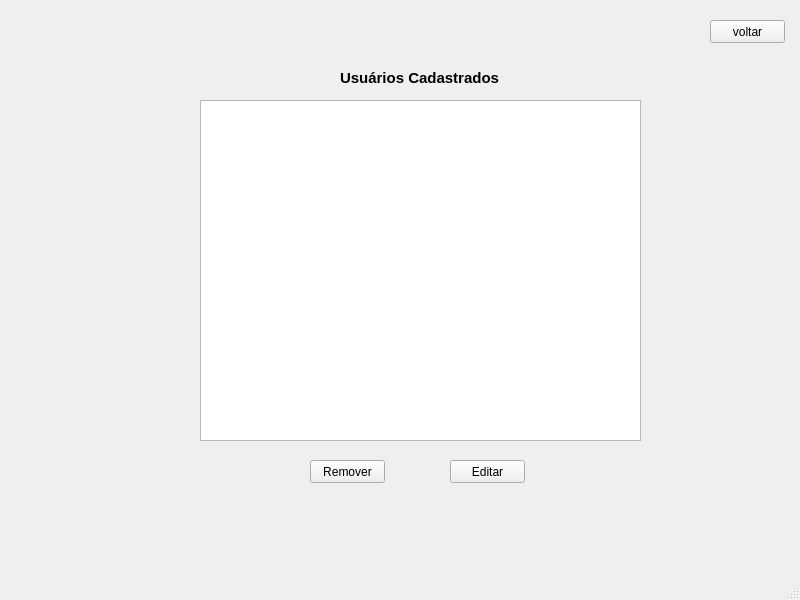
<?xml version="1.0" encoding="UTF-8"?>
<ui version="4.0">
 <class>MainWindow</class>
 <widget class="QMainWindow" name="MainWindow">
  <property name="geometry">
   <rect>
    <x>0</x>
    <y>0</y>
    <width>800</width>
    <height>600</height>
   </rect>
  </property>
  <property name="windowTitle">
   <string>MainWindow</string>
  </property>
  <widget class="QWidget" name="centralwidget">
   <widget class="QTableWidget" name="tabelaUsuarios">
    <property name="geometry">
     <rect>
      <x>200</x>
      <y>100</y>
      <width>441</width>
      <height>341</height>
     </rect>
    </property>
   </widget>
   <widget class="QLabel" name="label">
    <property name="geometry">
     <rect>
      <x>340</x>
      <y>70</y>
      <width>171</width>
      <height>16</height>
     </rect>
    </property>
    <property name="font">
     <font>
      <pointsize>11</pointsize>
      <weight>75</weight>
      <bold>true</bold>
     </font>
    </property>
    <property name="text">
     <string>Usuários Cadastrados</string>
    </property>
   </widget>
   <widget class="QPushButton" name="botaoRemover">
    <property name="geometry">
     <rect>
      <x>310</x>
      <y>460</y>
      <width>75</width>
      <height>23</height>
     </rect>
    </property>
    <property name="text">
     <string>Remover</string>
    </property>
   </widget>
   <widget class="QPushButton" name="botaoEditar">
    <property name="geometry">
     <rect>
      <x>450</x>
      <y>460</y>
      <width>75</width>
      <height>23</height>
     </rect>
    </property>
    <property name="text">
     <string>Editar</string>
    </property>
   </widget>
   <widget class="QPushButton" name="botaoVoltar">
    <property name="geometry">
     <rect>
      <x>710</x>
      <y>20</y>
      <width>75</width>
      <height>23</height>
     </rect>
    </property>
    <property name="text">
     <string>voltar</string>
    </property>
   </widget>
  </widget>
  <widget class="QStatusBar" name="statusbar"/>
 </widget>
 <resources/>
 <connections/>
</ui>
